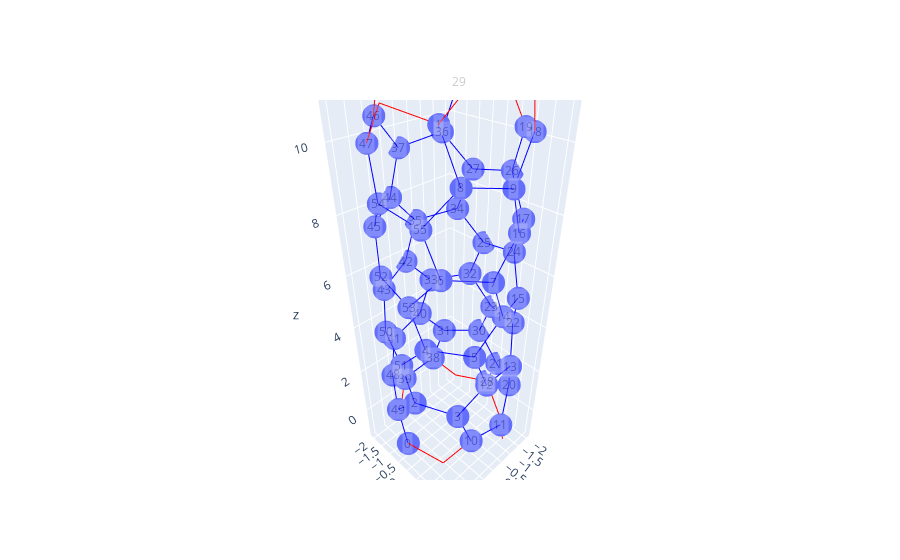

The cell this chart's notebook holds for it:
### Code cell
DATA,annos = GetDATAplot(X,Y,Z,nn,nn_minus_a3,nn_plus_a3)
fig = go.Figure(data=DATA)
fig.update_layout(scene=dict(annotations=annos))
# fig.add_annotation(x=X[0], y=Y[0],text="0",showarrow=False,yshift=10)
fig.show()
